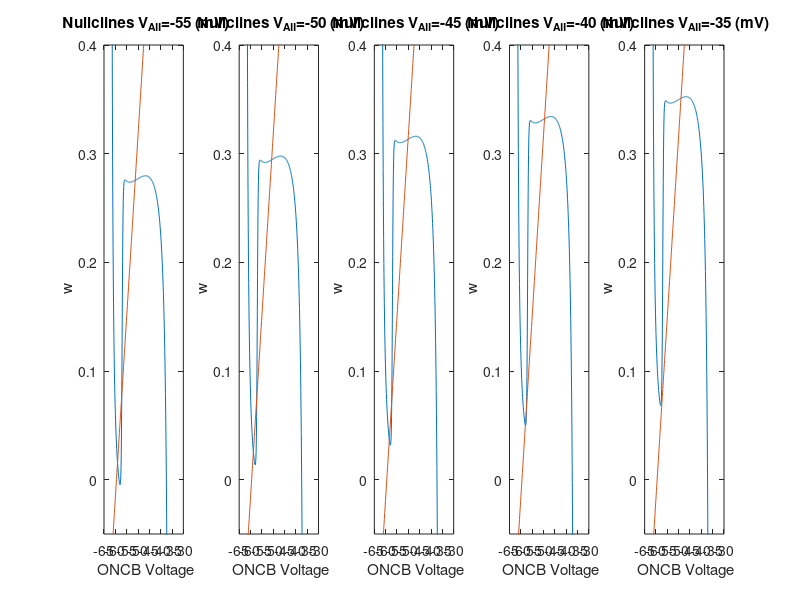

The MATLAB source for this figure: (Note: this script raises an error after producing the figure.)
function A2ONCB_FHN
%%% In order to understand the slow platau-like oscillation arising in rd
%%% AII after LP application, we hypothesized that there is a slow Ca2+
%%% mediated oscillation in the coupled ONCB. We model the Ca oscillation
%%% as a relaxation oscillation based on FitzHugh-Nagumo model.


clc
clear all

global epsilon A vz0 vz1 vz2 vz3 vz4 w0 gamma v0 exp_amp exp_thresh exp_steep tau_w
global delta_tau v_tau v_xi delta_tauM v_tauM v_xiM

global gjONCB ie ie_tonic ie_pulse t_min t_max

global numAII armsection R capacitance            
global gbar_na gbar_M gbar_A G_gap Gpas epas ena ek      
global vhalfh_na vhalfm_na kh_na km_na vhalfm_M km_M vhalfh_A vhalfm_A vhalfw_A kh_A km_A kw_A f
global mtau_na htau_na mtau_M mtau_A 
global tau capacitanceONCB 
global t_switch t_width gbar_M_IS_1 gbar_M_IS_2 SA_hand


%%%%%%%% -------------------- Switches ---------------- %%%%%%%%%

numAII = 1;
ONCB = 10;%10;
ie = 0;
% current injection during the duration t_min to t_max
ie_tonic=0;
ie_pulse=0;%1e-8;
t_min=254;
t_max=263;

%% 
%%%%%%%% --------- FitzHugh-Nagumo parameters in ONCB --------- %%%%%%%%%

epsilon = 0.000002;
A = -0.01;
vz0 = -58;
vz1= -48;
vz2 = -40;%-30;%-17;%-27;%-30;
vz3 = -35;%-15;%-25;
vz4 = -61;%-63;
w0 = 0;
gamma = 30;%50;
v0 = -58.5;%-58;%-55;
exp_amp=0.3;
exp_thresh=-56;
exp_steep=0.2;
tau = 8000;%2000;%8000;%16000;%5000;
ONCB_area_factor=0.5;%0.64;%0.2;
time_end = 3000;
tau_w=2.5;
delta_tau=-.95;%-0.95;
v_tau=-55;
v_xi=-1;%-0.1;
delta_tauM=0;
v_tauM=-45;
v_xiM=-0.1;

v_shift=-1;
vz0=vz0+v_shift; vz1=vz1+v_shift;
vz2=vz2+v_shift; vz3=vz3+v_shift;
vz4=vz4+v_shift; 
v_tau=v_tau+v_shift; v0=v0+v_shift; exp_thresh=exp_thresh+v_shift;

%%
%%%%%%%% -------------------- General ---------------- %%%%%%%%%

ena = 50; %(mV)
ek = -77; %(mV)
Cm = 1e-3; %(mf/cm^2)

%%
%%%%%%%% -------------------- ONCB ------------------- %%%%%%%%%
v_init_ONCB = -60;
w_init = 0;

SA_ONCB= 439.8*1e-8; %(cm^2)
SA_ONCB= SA_ONCB*ONCB_area_factor; %(cm^2)

capacitanceONCB = Cm*SA_ONCB;


RmONCB = 12000;
epasONCB = -50;
gpasONCB=1/RmONCB;

if ONCB == 5
    gjONCB = 250*1e-12; %(S)
elseif ONCB == 7
%     gjONCB=  1250*1e-12; %(S)
    gjONCB=  750*1e-12; %(S)
elseif ONCB == 10
%     gjONCB=  1250*1e-12; %(S)
    gjONCB=  500*1e-12; %(S)
elseif ONCB == 0
    gjONCB = 0;
end

%%
%%%%%%%% -------------------- AII -------------------- %%%%%%%%%

v_init = -60;%-50;

armsection = 1; %11;

somadiam=25*1e-4;  %(cm)
somalength=25*1e-4;  %(cm)
armdiam=0.3*1e-4;  %(cm)
armlength=32*1e-4;  %(cm)
handdiam=2*1e-4;  %(cm)
handlength=2*1e-4;  %(cm)

SA_soma= 1963.5*1e-8; %(cm^2)
SA_arm=30.1593*1e-8; %(cm^2)
SA_hand=12.5664*1e-8; %(cm^2)

global_ra = 150; %(ohm-cm)

vhalfh_na = -49.5; %(mV)
vhalfm_na = -48; %(mV)
kh_na = 2; %(mV)
km_na = 5; %(mV)
mtau_na = 0.01; %(ms)
htau_na = 0.5; %(ms)

vhalfm_M = -40; %(mV) 
km_M = 4; %(mV)
mtau_M = 50;%(ms)

vhalfh_A = -40.5; %(mV)
vhalfm_A = -10; %(mV)
vhalfw_A= -45; %(mV)
kh_A = 2; %(mV)
km_A = 7; %(mV)
kw_A = 15; %(mV)
f=0.83;
mtau_A = 1; %(ms)

gbar_na_soma = 0;
gbar_na_arm = 0;
gbar_na_IS = 0.2; %(mho/cm^2) 

gbar_M_soma = 0;
gbar_M_arm = 0;
gbar_M_IS = 0.03;%0.035;%0.026;%0.03;%0.03;%0.015;%0.01;%*4/3; %(mho/cm2)
% gbar_M_IS = 0.03;


% variable g_m in IS
t_switch=1000;
t_width=1500;
gbar_M_IS_1=0.035;
gbar_M_IS_2=0.015;

figure(100)
nVAII=5;
for iVAII=1:nVAII
    VAII=-60+iVAII*5;
    VCB=-65:0.1:-15;
    gjONCB_plot=gjONCB;
    Vnull=  (tau*epsilon/capacitanceONCB) * gjONCB_plot*(VAII-VCB)...
        +A*(VCB-vz0).*(VCB-vz1).*(VCB-vz2)./(-VCB+vz3)./(VCB-vz4) - w0+exp_amp./(1+exp(-(VCB-exp_thresh)/exp_steep)); % v_ONCB
    wnull=(VCB  - v0)/gamma; %w
    subplot(1,nVAII,iVAII)
    plot(VCB,Vnull);
    hold all;
    plot(VCB,wnull);
    xlabel(' ONCB Voltage')
    ylabel(' w')
    title([' Nullclines V_{AII}=',num2str(VAII),' (mV)']);
    axis([-65 -30 -0.05 0.4])
    hold off
end
drawnow

% rd1 model has reduced A current
%gbar_A_soma = 0.004* 3/4;  %(mho/cm2) 
%gbar_A_arm = 0;
%gbar_A_IS = 0.08* 3/4;  %(mho/cm2) 

% wt has full A current
A_current_factor=1;
gbar_A_soma = 0.004*A_current_factor;  %(mho/cm2) 
gbar_A_arm = 0;
gbar_A_IS = 0.08*A_current_factor;  %(mho/cm2) 



% if numAII==1
%     Rm = 10000; %(ohm*cm^2)
%     epas = -40; %(mV)
% else
%     Rm = 40000; %(ohm*cm^2)
%     epas = -10; %(mV)
% end

%%%%%  Rd case, probably only for a network of AIIs
Rm = 40000; %(ohm*cm^2)
epas = -60;%-30; %(mV) % -60; %(mV)
gpas=1/Rm; %(S/cm^2)


gjCondR=  6000*1e-12;  %(S) : Mark's newer version (network oscillation) has 6000 pS or 4000pS, while the older version has 400 pS
gjCondIS= 1e-5*1e-12; %(S)
gjCondDC= 1e-5*1e-12; %(S)


R=zeros(armsection+1,1);
for num=1:armsection+1
    if num==1
        R(num)=(global_ra/(pi*(somadiam/2)^2))*somalength/2 + (global_ra/(pi*(armdiam/2)^2))*armlength/armsection/2;
    elseif num==armsection+1
        R(num)=(global_ra/(pi*(handdiam/2)^2))*handlength/2 + (global_ra/(pi*(armdiam/2)^2))*armlength/armsection/2;
    else
        R(num)=(global_ra/(pi*(armdiam/2)^2))*armlength/armsection;
    end
end


%%
gbar_na=zeros(numAII,armsection+2);
gbar_M=zeros(numAII,armsection+2);
gbar_A=zeros(numAII,armsection+2);
capacitance=zeros(numAII,armsection+2);
G_gap=zeros(numAII,armsection+2);
Gpas=zeros(numAII,armsection+2);

for ii=1:numAII
    
    for jj=1:armsection+2
        if jj==1
            gbar_na(ii,jj) = gbar_na_soma * SA_soma;
            gbar_M(ii,jj) = gbar_M_soma * SA_soma;
            gbar_A(ii,jj)= gbar_A_soma * SA_soma;
            capacitance(ii,jj) = Cm*SA_soma;
            G_gap(ii,jj) = gjCondR;
            Gpas(ii,jj) = gpas * SA_soma;
            
            
        elseif jj==armsection+2
            gbar_na(ii,jj) = gbar_na_IS * SA_hand;
            gbar_M(ii,jj) = gbar_M_IS * SA_hand;
            gbar_A(ii,jj) = gbar_A_IS * SA_hand;
            capacitance(ii,jj) = Cm*SA_hand;
            G_gap(ii,jj) = gjCondIS;
            Gpas(ii,jj) = gpas * SA_hand;

        else
            gbar_na(ii,jj) = gbar_na_arm * SA_arm/armsection;
            gbar_M(ii,jj) = gbar_M_arm * SA_arm/armsection;
            gbar_A(ii,jj) = gbar_A_arm * SA_arm/armsection;
            capacitance(ii,jj) = Cm*SA_arm/armsection;
            G_gap(ii,jj) = gjCondDC;
            Gpas(ii,jj) = gpas * SA_arm/armsection;
            
        end
        
    end
end


%%%%%% ------------------- Initial conditions --------------- %%%%%%%%%%
minit_na = 1/(1+exp(-(v_init-vhalfm_na)/km_na));
hinit_na = 1/(1+exp((v_init-vhalfh_na)/kh_na));
minit_M = 1/(1 + exp(-(v_init-vhalfm_M)/km_M));
minit_A = 1/(1+exp(-(v_init-vhalfm_A)/km_A));
hinit_A = f*(1/(1 + exp((v_init-vhalfh_A)/kh_A)))+(1-f);

initial = zeros(numAII, armsection+2, 9);
for ii = 1:numAII
        for jj = 1:armsection+2
            initial(ii,jj,1) = minit_na;
            initial(ii,jj,2) = hinit_na;
            initial(ii,jj,3) = minit_M;
            initial(ii,jj,4) = minit_A;
            initial(ii,jj,5) = hinit_A;
            initial(ii,jj,6) = hinit_A;
            initial(ii,jj,7) = v_init;
            initial(ii,jj,8) = v_init_ONCB;
            initial(ii,jj,9) = w_init;
            
        end
end



initial = reshape(initial,numAII*(armsection+2)*9,1);

time_start = 0;
%time_end = 800;
options = odeset('RelTol', 1e-8);
%options = odeset('RelTol', 1e-14);
[T,Y1] = ode15s(@solve_RelaxOscl_2, [time_start time_end],initial,options);
Y = zeros(numAII,armsection+2,9,length(T));
for i = 1:length(T)
    Y(1:numAII,1:armsection+2,1:9,i) = reshape(Y1(i,:),numAII,armsection+2,9);
end


plotcell = 1;
plotsection = 1; % 1 for soma, 3 for IS
v= Y(plotcell,plotsection,7,:);
v_fix=reshape(v,size(T));

plotsection = 3; % 1 for soma, 3 for IS
m_time= Y(plotcell,plotsection,3,:);
m_fix=reshape(m_time,size(T));
vs_time= Y(plotcell,plotsection,7,:);
vs_fix=reshape(vs_time,size(T));

plotsection = 1; % 1 for soma, 3 for IS
vCB= Y(plotcell,plotsection,8,:);
vCB_fix=reshape(vCB,size(T));

w= Y(plotcell,plotsection,9,:);
w_fix=reshape(w,size(T));

figure(10)
gbar_MIS_T=gbar_M_IS_1+(gbar_M_IS_2-gbar_M_IS_1)*.5*(1+tanh((T-t_switch)/t_width));
subplot(5,1,1), plot(T,v_fix), legend('V_{AII}')
%subplot(1,4,2), plot(T,vs_fix), legend('V_{AII} IS')
subplot(5,1,2), plot(T,m_fix), legend('m_{AII}')
subplot(5,1,3), plot(T,vCB_fix), legend('V_{ONCB}')
subplot(5,1,4), plot(T,w_fix), legend('w')
subplot(5,1,5), plot(T,gbar_MIS_T), legend('g_m')

figure(11)
plot(vCB_fix,w_fix)
xlabel('V_{ONCB}')
ylabel('w')
title(' ONCB Phase Plane')

end


%%%%%%%%%%%%----------------- Function called in run_RelaxOscl.m -----------------------------%%%%%%%%%%%
% Units: mF, mV,ms,S,ohm,mA, cm

function dy = solve_RelaxOscl_2(t,y1)

global epsilon A vz0 vz1 vz2 vz3 vz4 vz5 w0 gamma v0 exp_amp exp_thresh exp_steep tau_w
global delta_tau v_tau v_xi delta_tauM v_tauM v_xiM
global gjONCB ie ie_tonic ie_pulse t_min t_max
global numAII armsection R capacitance            
global gbar_na gbar_M gbar_A G_gap Gpas epas ena ek      
global vhalfh_na vhalfm_na kh_na km_na vhalfm_M km_M vhalfh_A vhalfm_A vhalfw_A kh_A km_A kw_A f
global mtau_na htau_na mtau_M mtau_A 
global tau capacitanceONCB 
global t_switch t_width gbar_M_IS_1 gbar_M_IS_2 SA_hand

y = reshape(y1,numAII,armsection+2,9);
dy = zeros(numAII,armsection+2,9);

% current injection
if (t>=t_min && t<=t_max)
    ie_t=ie_pulse;
else
    ie_t=ie_tonic;
end


gbar_MIS_t=gbar_M_IS_1+(gbar_M_IS_2-gbar_M_IS_1)*.5*(1+tanh((t-t_switch)/t_width));
gbar_M(1,armsection+2)=gbar_MIS_t * SA_hand;
%%%%%%%%%%%% ---------------------------- Differential Equations ------------------------- %%%%%%%%%%%
for i=1:numAII
    
    for j=1:armsection+2
        if (1==2)
            mtau_Mv=mtau_M*(1+delta_tauM/(1+exp(-(y(i,j,8)-v_tauM)/v_xiM)));
        else
            mtau_Mv=mtau_M;
        end
        dy(i,j,1) = (1/mtau_na)*(1/(1+exp(-(y(i,j,7)-vhalfm_na)/km_na))-y(i,j,1));  % m_na (AII)
        dy(i,j,2) = (1/htau_na)*(1/(1+exp((y(i,j,7)-vhalfh_na)/kh_na))-y(i,j,2));  %h_na (AII)
        dy(i,j,3) = (1/mtau_Mv)*(1/(1 + exp(-(y(i,j,7)-vhalfm_M)/km_M))-y(i,j,3));  %m_M (AII)
        dy(i,j,4) = (1/mtau_A)*(1/(1 + exp(-(y(i,j,7)-vhalfm_A)/km_A))-y(i,j,4));  %m_A (AII)
        dy(i,j,5) = (1/(-20/(1+exp(-(y(i,j,7)+35)/6))+25))*(f*(1/(1 + exp((y(i,j,7)-vhalfh_A)/kh_A)))+(1-f)-y(i,j,5));  %h0_A (AII)
        dy(i,j,6) = (1/min(100,((y(i,j,7)+17)^2/4+26)))*(f*(1/(1 + exp((y(i,j,7)-vhalfh_A)/kh_A)))+(1-f)-y(i,j,6));  %h1_A (AII)
        

        if j==1
            isection = 1/R(j)*(y(i,j+1,7)-y(i,j,7));
        elseif j==armsection+2
            isection = 1/R(j-1)*(y(i,j-1,7)-y(i,j,7));
        else
            isection = 1/R(j)*(y(i,j+1,7)-y(i,j,7))+1/R(j-1)*(y(i,j-1,7)-y(i,j,7));
        end
 
        if numAII == 1
            igap = 0;
        else
            if i==1
                igap = G_gap(i,j)*(y(i+1,j,7)-y(i,j,7));
            elseif i==numAII
                igap = G_gap(i,j)*(y(i-1,j,7)-y(i,j,7));
            else
                igap = G_gap(i,j)*(y(i+1,j,7)-y(i,j,7))+G_gap(i,j)*(y(i-1,j,7)-y(i,j,7));
            end
        end

        im = gbar_na(i,j)*y(i,j,1).^3.*y(i,j,2).*(y(i,j,7) - ena)+gbar_M(i,j)*y(i,j,3)*(y(i,j,7) - ek)+1/(1+exp(-(y(i,j,7)-vhalfw_A)/kw_A))*gbar_A(i,j)*y(i,j,4)*y(i,j,5)*(y(i,j,7) - ek) + (1-1/(1+exp(-(y(i,j,7)-vhalfw_A)/kw_A)))*gbar_A(i,j)*y(i,j,4)*y(i,j,6)*(y(i,j,7) - ek)+Gpas(i,j)*(y(i,j,7)-epas);
        
        if (j==1)
            i_fromONCB = gjONCB*(y(i,j,8)-y(i,j,7));
        else
            i_fromONCB=0;
        end
        
%        dy(i,j,7) = (1/capacitance(i,j))*(-im + isection + igap + i_fromONCB + ie); % V_AII
        dy(i,j,7) = (1/capacitance(i,j))*(-im + isection + igap + i_fromONCB + ie_t); % V_AII
        
        if j == 1
            coupling = 1;   %j=1 is the soma
        else
            coupling = 0;
        end
        
        if (1==1)
            dy(i,j,8) =  coupling*((1/capacitanceONCB) * gjONCB*(y(i,j,7)-y(i,j,8))...
                +(1/tau)*(1/epsilon)*(A*(y(i,j,8)-vz0).*(y(i,j,8)-vz1).*(y(i,j,8)-vz2)./(-y(i,j,8)+vz3)./(y(i,j,8)-vz4) - y(i,j,9) - w0+exp_amp/(1+exp(-(y(i,j,8)-exp_thresh)/exp_steep)))); % v_ONCB
        else
            dy(i,j,8) =  coupling*((1/capacitanceONCB) * gjONCB*(y(i,j,7)-y(i,j,8))...
                +(1/tau)*(1/epsilon)*(A*(y(i,j,8)-vz0).*(y(i,j,8)-vz1).*(y(i,j,8)-vz2).*(y(i,j,8)-vz5)./(-y(i,j,8)+vz3) - y(i,j,9) - w0+exp_amp/(1+exp(-(y(i,j,8)-exp_thresh)/exp_steep)))); % v_ONCB
        end
        if (1==1)
            dy(i,j,9) = coupling * 1/(tau*tau_w*(1+delta_tau/(1+exp(-(y(i,j,8)-v_tau)/v_xi))))*(y(i,j,8) - gamma*y(i,j,9) - v0); %w
        else
            dy(i,j,9) = coupling * (1/tau)*(y(i,j,8) - gamma*y(i,j,9) - v0); %w
        end
        
%         gjONCB
        
    end
end

dy = reshape(dy,numAII*(armsection+2)*9,1);

end

